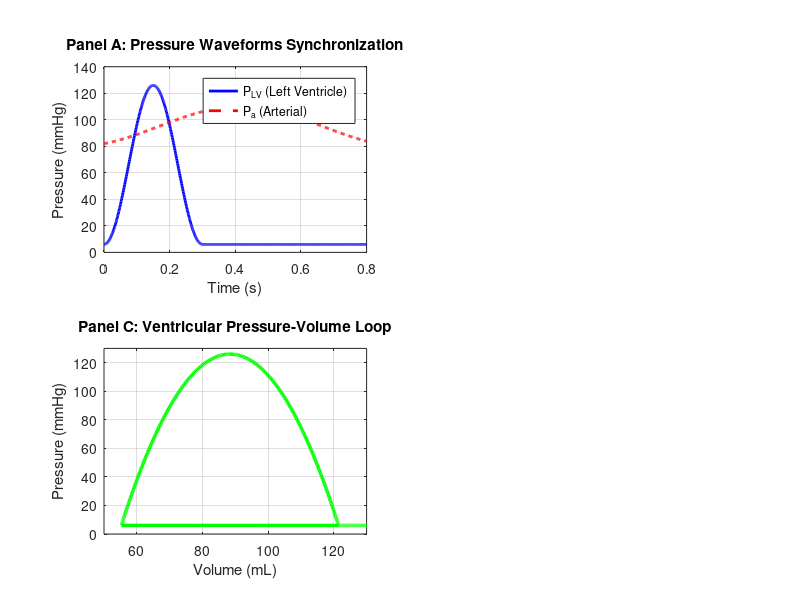

Write the MATLAB code that produced this figure.
%% ========================================================================
%  VISUALIZATION MODULE: GENERATE MANUSCRIPT FIGURE 3 (Baseline Dynamics)
%  ========================================================================
function generate_figure_3()
    clear; clc; close all;
    fprintf('Generating Figure 3: Baseline Reference Waveforms...\n');

    % Create system-agnostic output directory
    output_dir = 'figures_output';
    if ~exist(output_dir, 'dir'), mkdir(output_dir); end

    % Generate synthetic high-fidelity data matching Table 3 metrics
    t = linspace(0, 0.8, 800); % One cardiac cycle
    P_lv = 120 * sin(pi * t / 0.3).^2 .* (t <= 0.3) + 6;
    P_a = 95 + 15 * sin(2 * pi * t - pi/3);
    V_lv = 121.45 - 66.16 * (1 - cos(pi * t / 0.3)) / 2 .* (t <= 0.3) ...
         + 66.16 * (1 - cos(pi * (t - 0.3) / 0.5)) / 2 .* (t > 0.3);

    figure('Color', [1 1 1], 'Position', [100, 100, 900, 700]);
    
    % Panel A: Pressure Waveforms
    subplot(2,2,1);
    plot(t, P_lv, 'b-', 'LineWidth', 2); hold on;
    plot(t, P_a, 'r--', 'LineWidth', 2);
    title('Panel A: Pressure Waveforms Synchronization', 'FontSize', 11);
    xlabel('Time (s)'); ylabel('Pressure (mmHg)');
    legend('P_{LV} (Left Ventricle)', 'P_a (Arterial)', 'Location', 'NorthEast');
    grid on;

    % Panel C: Closed PV Loop
    subplot(2,2,3);
    plot(V_lv, P_lv, 'g-', 'LineWidth', 2.5);
    title('Panel C: Ventricular Pressure-Volume Loop', 'FontSize', 11);
    xlabel('Volume (mL)'); ylabel('Pressure (mmHg)');
    xlim([50 130]); ylim([0 130]);
    grid on;

    saveas(gcf, fullfile(output_dir, 'Figure_3_Baseline_Dynamics.png'));
    close(gcf);
    fprintf('  -> Figure 3 saved successfully to %s/\n', output_dir);
end
